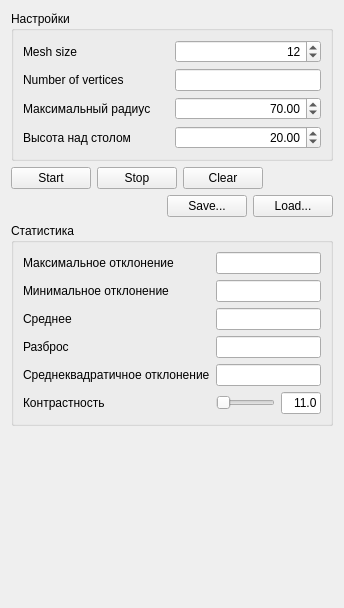
<?xml version="1.0" encoding="UTF-8"?>
<ui version="4.0">
 <class>plane_wnd</class>
 <widget class="QWidget" name="plane_wnd">
  <property name="geometry">
   <rect>
    <x>0</x>
    <y>0</y>
    <width>344</width>
    <height>608</height>
   </rect>
  </property>
  <property name="sizePolicy">
   <sizepolicy hsizetype="Preferred" vsizetype="Preferred">
    <horstretch>0</horstretch>
    <verstretch>0</verstretch>
   </sizepolicy>
  </property>
  <property name="windowTitle">
   <string>Form</string>
  </property>
  <layout class="QHBoxLayout" name="horizontalLayout_5">
   <item>
    <layout class="QHBoxLayout" name="mainLayout">
     <item>
      <layout class="QVBoxLayout" name="verticalLayout">
       <item>
        <widget class="QGroupBox" name="groupBox">
         <property name="title">
          <string>Настройки</string>
         </property>
         <layout class="QHBoxLayout" name="horizontalLayout">
          <item>
           <layout class="QGridLayout" name="gridLayout">
            <item row="2" column="0">
             <widget class="QLabel" name="label_4">
              <property name="text">
               <string>Максимальный радиус</string>
              </property>
             </widget>
            </item>
            <item row="0" column="1">
             <widget class="QSpinBox" name="sbMeshSize">
              <property name="alignment">
               <set>Qt::AlignRight|Qt::AlignTrailing|Qt::AlignVCenter</set>
              </property>
              <property name="minimum">
               <number>2</number>
              </property>
              <property name="maximum">
               <number>20</number>
              </property>
              <property name="value">
               <number>12</number>
              </property>
             </widget>
            </item>
            <item row="2" column="1">
             <widget class="QDoubleSpinBox" name="dsbRadius">
              <property name="alignment">
               <set>Qt::AlignRight|Qt::AlignTrailing|Qt::AlignVCenter</set>
              </property>
              <property name="minimum">
               <double>10.000000000000000</double>
              </property>
              <property name="maximum">
               <double>200.000000000000000</double>
              </property>
              <property name="singleStep">
               <double>0.100000000000000</double>
              </property>
              <property name="value">
               <double>70.000000000000000</double>
              </property>
             </widget>
            </item>
            <item row="3" column="1">
             <widget class="QDoubleSpinBox" name="dsbHeight">
              <property name="alignment">
               <set>Qt::AlignRight|Qt::AlignTrailing|Qt::AlignVCenter</set>
              </property>
              <property name="singleStep">
               <double>0.100000000000000</double>
              </property>
              <property name="value">
               <double>20.000000000000000</double>
              </property>
             </widget>
            </item>
            <item row="3" column="0">
             <widget class="QLabel" name="label">
              <property name="text">
               <string>Высота над столом</string>
              </property>
             </widget>
            </item>
            <item row="1" column="0">
             <widget class="QLabel" name="label_2">
              <property name="text">
               <string>Number of vertices</string>
              </property>
             </widget>
            </item>
            <item row="0" column="0">
             <widget class="QLabel" name="label_10">
              <property name="text">
               <string>Mesh size</string>
              </property>
             </widget>
            </item>
            <item row="1" column="1">
             <widget class="QLineEdit" name="leCounts">
              <property name="sizePolicy">
               <sizepolicy hsizetype="Preferred" vsizetype="Fixed">
                <horstretch>0</horstretch>
                <verstretch>0</verstretch>
               </sizepolicy>
              </property>
              <property name="maxLength">
               <number>4</number>
              </property>
              <property name="alignment">
               <set>Qt::AlignRight|Qt::AlignTrailing|Qt::AlignVCenter</set>
              </property>
              <property name="readOnly">
               <bool>true</bool>
              </property>
             </widget>
            </item>
           </layout>
          </item>
         </layout>
        </widget>
       </item>
       <item>
        <layout class="QHBoxLayout" name="horizontalLayout_3">
         <item>
          <widget class="QPushButton" name="pbStart">
           <property name="text">
            <string>Start</string>
           </property>
          </widget>
         </item>
         <item>
          <widget class="QPushButton" name="pbStop">
           <property name="text">
            <string>Stop</string>
           </property>
          </widget>
         </item>
         <item>
          <widget class="QPushButton" name="pbClear">
           <property name="text">
            <string>Clear</string>
           </property>
          </widget>
         </item>
         <item>
          <spacer name="horizontalSpacer">
           <property name="orientation">
            <enum>Qt::Horizontal</enum>
           </property>
           <property name="sizeHint" stdset="0">
            <size>
             <width>40</width>
             <height>20</height>
            </size>
           </property>
          </spacer>
         </item>
        </layout>
       </item>
       <item>
        <layout class="QHBoxLayout" name="horizontalLayout_8">
         <item>
          <spacer name="horizontalSpacer_4">
           <property name="orientation">
            <enum>Qt::Horizontal</enum>
           </property>
           <property name="sizeHint" stdset="0">
            <size>
             <width>40</width>
             <height>20</height>
            </size>
           </property>
          </spacer>
         </item>
         <item>
          <widget class="QPushButton" name="pbSave">
           <property name="text">
            <string>Save...</string>
           </property>
          </widget>
         </item>
         <item>
          <widget class="QPushButton" name="pbLoad">
           <property name="text">
            <string>Load...</string>
           </property>
          </widget>
         </item>
        </layout>
       </item>
       <item>
        <widget class="QGroupBox" name="groupBox_2">
         <property name="title">
          <string>Статистика</string>
         </property>
         <layout class="QHBoxLayout" name="horizontalLayout_2">
          <item>
           <layout class="QGridLayout" name="gridLayout_2">
            <item row="4" column="0">
             <widget class="QLabel" name="label_8">
              <property name="text">
               <string>Среднеквадратичное отклонение</string>
              </property>
             </widget>
            </item>
            <item row="3" column="1">
             <widget class="QLineEdit" name="leDelta">
              <property name="sizePolicy">
               <sizepolicy hsizetype="Preferred" vsizetype="Fixed">
                <horstretch>0</horstretch>
                <verstretch>0</verstretch>
               </sizepolicy>
              </property>
              <property name="maxLength">
               <number>6</number>
              </property>
              <property name="alignment">
               <set>Qt::AlignRight|Qt::AlignTrailing|Qt::AlignVCenter</set>
              </property>
              <property name="readOnly">
               <bool>true</bool>
              </property>
             </widget>
            </item>
            <item row="1" column="0">
             <widget class="QLabel" name="label_6">
              <property name="text">
               <string>Минимальное отклонение</string>
              </property>
             </widget>
            </item>
            <item row="2" column="0">
             <widget class="QLabel" name="label_9">
              <property name="text">
               <string>Среднее</string>
              </property>
             </widget>
            </item>
            <item row="4" column="1">
             <widget class="QLineEdit" name="leErrorValue">
              <property name="sizePolicy">
               <sizepolicy hsizetype="Preferred" vsizetype="Fixed">
                <horstretch>0</horstretch>
                <verstretch>0</verstretch>
               </sizepolicy>
              </property>
              <property name="maxLength">
               <number>6</number>
              </property>
              <property name="alignment">
               <set>Qt::AlignRight|Qt::AlignTrailing|Qt::AlignVCenter</set>
              </property>
              <property name="readOnly">
               <bool>true</bool>
              </property>
             </widget>
            </item>
            <item row="0" column="0">
             <widget class="QLabel" name="label_5">
              <property name="text">
               <string>Максимальное отклонение</string>
              </property>
             </widget>
            </item>
            <item row="3" column="0">
             <widget class="QLabel" name="label_7">
              <property name="text">
               <string>Разброс</string>
              </property>
             </widget>
            </item>
            <item row="1" column="1">
             <widget class="QLineEdit" name="leMinValue">
              <property name="sizePolicy">
               <sizepolicy hsizetype="Preferred" vsizetype="Fixed">
                <horstretch>0</horstretch>
                <verstretch>0</verstretch>
               </sizepolicy>
              </property>
              <property name="maxLength">
               <number>6</number>
              </property>
              <property name="alignment">
               <set>Qt::AlignRight|Qt::AlignTrailing|Qt::AlignVCenter</set>
              </property>
              <property name="readOnly">
               <bool>true</bool>
              </property>
             </widget>
            </item>
            <item row="2" column="1">
             <widget class="QLineEdit" name="leAverage">
              <property name="sizePolicy">
               <sizepolicy hsizetype="Preferred" vsizetype="Fixed">
                <horstretch>0</horstretch>
                <verstretch>0</verstretch>
               </sizepolicy>
              </property>
              <property name="maxLength">
               <number>6</number>
              </property>
              <property name="alignment">
               <set>Qt::AlignRight|Qt::AlignTrailing|Qt::AlignVCenter</set>
              </property>
              <property name="readOnly">
               <bool>true</bool>
              </property>
             </widget>
            </item>
            <item row="0" column="1">
             <widget class="QLineEdit" name="leMaxValue">
              <property name="sizePolicy">
               <sizepolicy hsizetype="Preferred" vsizetype="Fixed">
                <horstretch>0</horstretch>
                <verstretch>0</verstretch>
               </sizepolicy>
              </property>
              <property name="maxLength">
               <number>6</number>
              </property>
              <property name="alignment">
               <set>Qt::AlignRight|Qt::AlignTrailing|Qt::AlignVCenter</set>
              </property>
              <property name="readOnly">
               <bool>true</bool>
              </property>
             </widget>
            </item>
            <item row="5" column="0">
             <widget class="QLabel" name="label_11">
              <property name="text">
               <string>Контрастность</string>
              </property>
             </widget>
            </item>
            <item row="5" column="1">
             <layout class="QHBoxLayout" name="horizontalLayout_4">
              <item>
               <widget class="QSlider" name="ZScaleSlider">
                <property name="sizePolicy">
                 <sizepolicy hsizetype="Preferred" vsizetype="Fixed">
                  <horstretch>0</horstretch>
                  <verstretch>0</verstretch>
                 </sizepolicy>
                </property>
                <property name="minimum">
                 <number>0</number>
                </property>
                <property name="maximum">
                 <number>20</number>
                </property>
                <property name="pageStep">
                 <number>2</number>
                </property>
                <property name="value">
                 <number>0</number>
                </property>
                <property name="orientation">
                 <enum>Qt::Horizontal</enum>
                </property>
               </widget>
              </item>
              <item>
               <widget class="QLineEdit" name="leZScale">
                <property name="sizePolicy">
                 <sizepolicy hsizetype="Fixed" vsizetype="Fixed">
                  <horstretch>0</horstretch>
                  <verstretch>0</verstretch>
                 </sizepolicy>
                </property>
                <property name="minimumSize">
                 <size>
                  <width>40</width>
                  <height>0</height>
                 </size>
                </property>
                <property name="maximumSize">
                 <size>
                  <width>50</width>
                  <height>16777215</height>
                 </size>
                </property>
                <property name="text">
                 <string>11.0</string>
                </property>
                <property name="maxLength">
                 <number>4</number>
                </property>
                <property name="frame">
                 <bool>true</bool>
                </property>
                <property name="alignment">
                 <set>Qt::AlignRight|Qt::AlignTrailing|Qt::AlignVCenter</set>
                </property>
                <property name="readOnly">
                 <bool>true</bool>
                </property>
               </widget>
              </item>
             </layout>
            </item>
           </layout>
          </item>
         </layout>
        </widget>
       </item>
       <item>
        <spacer name="verticalSpacer">
         <property name="orientation">
          <enum>Qt::Vertical</enum>
         </property>
         <property name="sizeHint" stdset="0">
          <size>
           <width>20</width>
           <height>40</height>
          </size>
         </property>
        </spacer>
       </item>
      </layout>
     </item>
    </layout>
   </item>
  </layout>
 </widget>
 <resources/>
 <connections/>
</ui>
